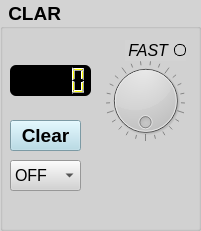
     <widget class="QGroupBox" name="Clar_groupBox">
      <property name="geometry">
       <rect>
        <x>925</x>
        <y>315</y>
        <width>201</width>
        <height>231</height>
       </rect>
      </property>
      <property name="font">
       <font>
        <pointsize>14</pointsize>
        <bold>true</bold>
       </font>
      </property>
      <property name="styleSheet">
       <string notr="true">QWidget{ background-color: lightgray;}</string>
      </property>
      <property name="title">
       <string> CLAR</string>
      </property>
      <widget class="QLCDNumber" name="Clar_lcdNumber">
       <property name="geometry">
        <rect>
         <x>10</x>
         <y>65</y>
         <width>81</width>
         <height>31</height>
        </rect>
       </property>
       <property name="styleSheet">
        <string notr="true">QWidget{ border: 2px black; background-color: black;border-radius: 6px;}
QLCDNumber {color: yellow;}</string>
       </property>
       <property name="digitCount">
        <number>5</number>
       </property>
      </widget>
      <widget class="QDial" name="Clar_dial">
       <property name="geometry">
        <rect>
         <x>105</x>
         <y>60</y>
         <width>81</width>
         <height>81</height>
        </rect>
       </property>
       <property name="wrapping">
        <bool>true</bool>
       </property>
       <property name="notchesVisible">
        <bool>true</bool>
       </property>
       <property name="stored_value" stdset="0">
        <number>0</number>
       </property>
      </widget>
      <widget class="QPushButton" name="Clar_clear_pushButton">
       <property name="geometry">
        <rect>
         <x>10</x>
         <y>120</y>
         <width>71</width>
         <height>31</height>
        </rect>
       </property>
       <property name="font">
        <font>
         <pointsize>14</pointsize>
         <bold>true</bold>
        </font>
       </property>
       <property name="styleSheet">
        <string notr="true">QPushButton {background-color: lightblue;}
QPushButton::pressed {background-color: red;}</string>
       </property>
       <property name="text">
        <string>Clear</string>
       </property>
      </widget>
      <widget class="QComboBox" name="Clar_comboBox">
       <property name="geometry">
        <rect>
         <x>10</x>
         <y>160</y>
         <width>71</width>
         <height>31</height>
        </rect>
       </property>
       <property name="styleSheet">
        <string notr="true">QComboBox{ font-family: &quot;Arial&quot;; font-size: 16px;}</string>
       </property>
       <property name="editable">
        <bool>false</bool>
       </property>
       <item>
        <property name="text">
         <string>OFF</string>
        </property>
       </item>
       <item>
        <property name="text">
         <string>Rx</string>
        </property>
       </item>
       <item>
        <property name="text">
         <string>Tx</string>
        </property>
       </item>
       <item>
        <property name="text">
         <string>Rx/Tx</string>
        </property>
       </item>
      </widget>
      <widget class="QRadioButton" name="Clar_fast_radioButton">
       <property name="geometry">
        <rect>
         <x>125</x>
         <y>40</y>
         <width>61</width>
         <height>21</height>
        </rect>
       </property>
       <property name="font">
        <font>
         <pointsize>12</pointsize>
         <italic>true</italic>
        </font>
       </property>
       <property name="layoutDirection">
        <enum>Qt::LayoutDirection::RightToLeft</enum>
       </property>
       <property name="styleSheet">
        <string notr="true">QRadioButton::indicator:checked:checked{ background-color: blue;}
QRadioButton::indicator{ width: 10px; height: 10px; border-radius: 5px; border: 1px solid black; background-color: transparent;}</string>
       </property>
       <property name="text">
        <string>FAST</string>
       </property>
       <property name="iconSize">
        <size>
         <width>32</width>
         <height>32</height>
        </size>
       </property>
       <property name="checked">
        <bool>false</bool>
       </property>
      </widget>
      <zorder>Clar_fast_radioButton</zorder>
      <zorder>Clar_lcdNumber</zorder>
      <zorder>Clar_dial</zorder>
      <zorder>Clar_clear_pushButton</zorder>
      <zorder>Clar_comboBox</zorder>
     </widget>
